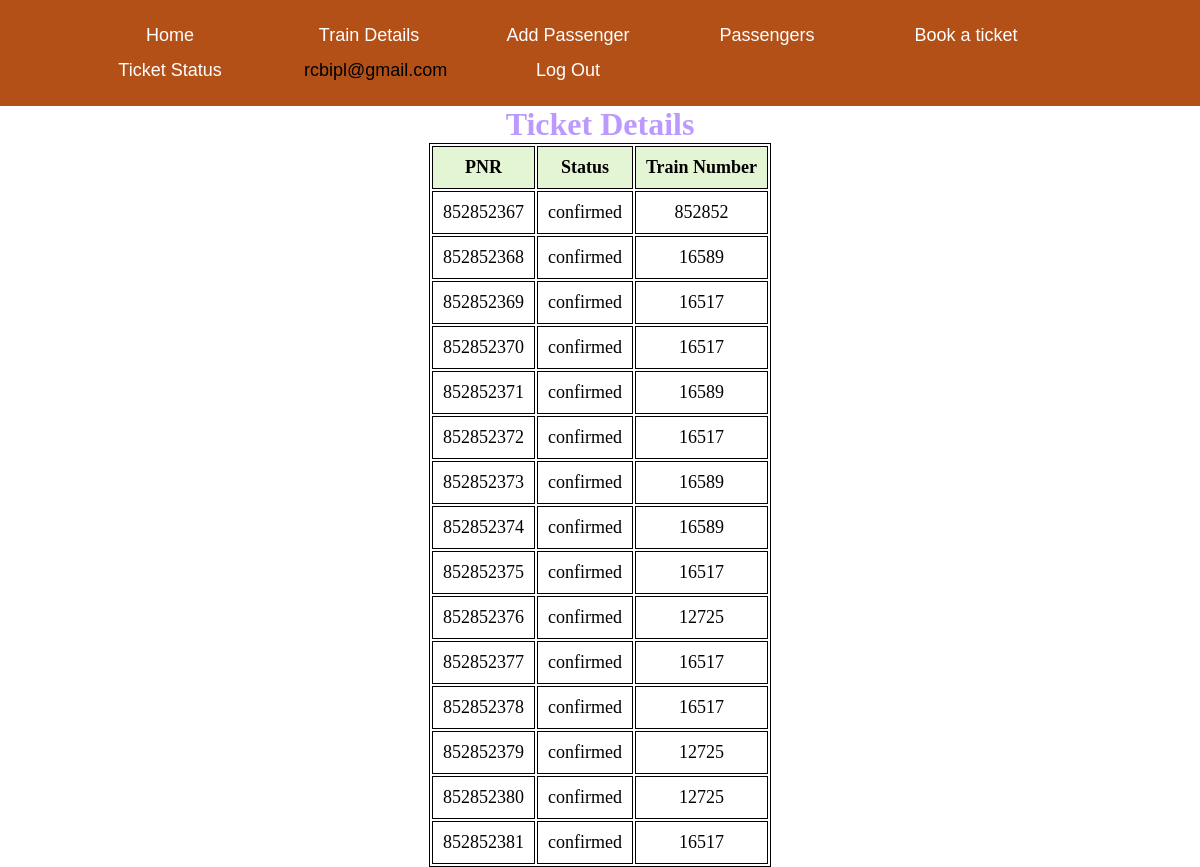
The app's page /ticketdetails.php (signed in) with its own data.
### tables this page shows
CREATE TABLE `ticket` (
  `user_id` varchar(30) NOT NULL,
  `pnr` int(10) NOT NULL,
  `status` varchar(20) NOT NULL DEFAULT 'confirmed',
  `train_num` int(10) NOT NULL
);

### ticketdetails.php (the view, shortened to what this page needs)
<?php
$conn = mysqli_connect("localhost","root","","reservation");
$email =$_SESSION['user_info'] ;
$sql = "select * from ticket where user_id='$email'";
$result=$conn->query($sql);
?>
<!DOCTYPE html>
<html lang="en">
<head>
</head>
<body>
<?php
include("header.php"); ?>
<section>
        <h1>Ticket Details</h1>
        <table>
            <tr>
                <th>PNR</th>
                <th>Status</th>
                <th>Train Number</th>
            </tr>
            <?php
                while($rows=$result->fetch_assoc())
                {
             ?>
            <tr>
                <td><?php echo $rows['pnr'];?></td>
                <td><?php echo $rows['status'];?></td>
                <td><?php echo $rows['train_num'];?></td>
            </tr>
            <?php
                }
             ?>
        </table>
    </section>
</body>
</html>

### header.php (shortened to what this page needs)
<!DOCTYPE html>
<html>
<head>
<link rel="stylesheet" href="css/header.css" type="text/css">
</head>
<body link="white" alink="white" vlink="white">
     <div class="container-fluid dark">
     <br>
        <div class="">
          <div class="Menu">
            <ul id="navmenu">
            <li><A HREF="index.php">Home</A></li>
            <li><A HREF="traindetails.php">Train Details</A></li>
            <li><A HREF="addpassenger.html">Add Passenger</A></li>
            <li><A HREF="passengerdetails.php">Passengers</A></li>
            <li><a href="bookticket.php">Book a ticket</a></li>
            <li><A HREF="ticketdetails.php">Ticket Status</A></li>
            <li><?php
				if(isset($_SESSION['user_info'])){
					echo '<div id="dropdown">'.$_SESSION['user_info'].'<div id="Logout" style="display:none">Logout</div>';
        }
				else
					echo '<A HREF="login.html">Login/Register</A>';
				?>
			</li>
      <li><a href="logout.php">Log Out</a></li>
            </ul>
          </div>
        </div>
        <br>
      </div>
</body>
</html>

### css/header.css (style rules this page uses)
.dark { background-color: #b35018; color: black; }
* { margin:0px; }
ul li { width: 130px; display: inline-block; height: 35px; line-height: 35px; text-align: center; }
ul li a { text-decoration: none; display: block; }
ul li { cursor: pointer; margin-left: 65px; }

### ticketdetails.php (style rules this page uses)
table { margin: 0 auto; font-size: large; border: 1px solid black; }
h1 { text-align: center; color: rgb(187, 153, 255); font-size: xx-large; font-family: 'Gill Sans', 'Gill Sans MT', ' Calibri', 'Trebuchet MS', 'sans-serif'; }
td { background-color: white; border: 1px solid black; }
th, td { font-weight: bold; border: 1px solid black; padding: 10px; text-align: center; }
th { background-color:#E4F5D4; }
td { font-weight: lighter; }
html { background: url(https://cdn.pixabay.com/photo/2021/12/09/14/11/railway-6858240_960_720.jpg) no-repeat center center fixed; -webkit-background-size: cover; -moz-background-size: cover; -o-background-size: cover; background-size: cover; }

### header.php (style rules this page uses)
li { font-family: sans-serif; font-size:18px; }

### records on screen
ticket: pnr "852852367", status "confirmed", train_num "852852"
ticket: pnr "852852368", status "confirmed", train_num "16589"
ticket: pnr "852852369", status "confirmed", train_num "16517"
ticket: pnr "852852370", status "confirmed", train_num "16517"
ticket: pnr "852852371", status "confirmed", train_num "16589"
ticket: pnr "852852372", status "confirmed", train_num "16517"
ticket: pnr "852852373", status "confirmed", train_num "16589"
ticket: pnr "852852374", status "confirmed", train_num "16589"
ticket: pnr "852852375", status "confirmed", train_num "16517"
ticket: pnr "852852376", status "confirmed", train_num "12725"
ticket: pnr "852852377", status "confirmed", train_num "16517"
ticket: pnr "852852378", status "confirmed", train_num "16517"
ticket: pnr "852852379", status "confirmed", train_num "12725"
ticket: pnr "852852380", status "confirmed", train_num "12725"
ticket: pnr "852852381", status "confirmed", train_num "16517"

### other values on screen
$_SESSION['user_info'] "rcbipl@gmail.com"
